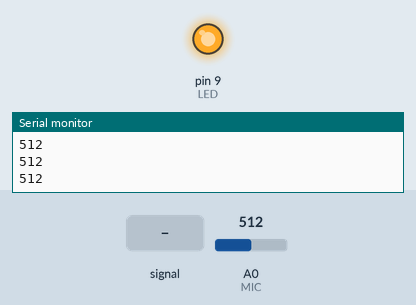
The sketch below on a simulated Arduino Uno, built with avr-gcc and run on an emulated ATmega328P. Shown: output pins drawn as LEDs (lit = HIGH), the last lines printed to the serial monitor. Inputs (shaded band) come from the test bench; at power-on: A0 (MIC) = 512.

Above: at 1.3 s.
1.4 s: A0 (MIC) fed a 1000 Hz sine of ±255 counts around its level
At 4.3 s:
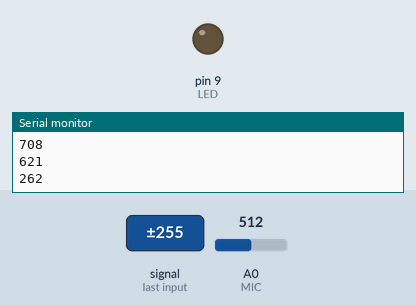
4.4 s: A0 (MIC) set to 308
6.0 s: A0 (MIC) set to 281
At 6.9 s:
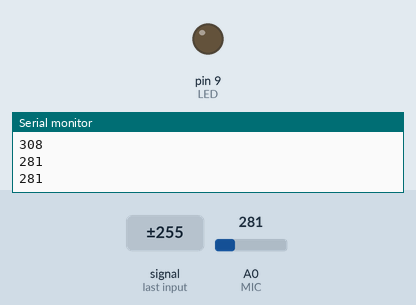
7.5 s: A0 (MIC) set to 306
At 8.0 s:
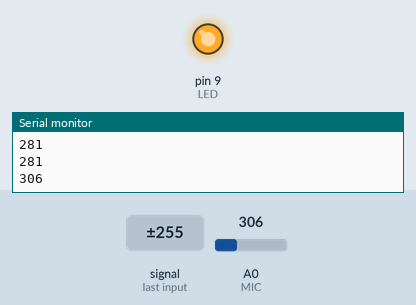
Timing chart, 0 to 10.0 s (numbered marks = the images above; inputs shaded):
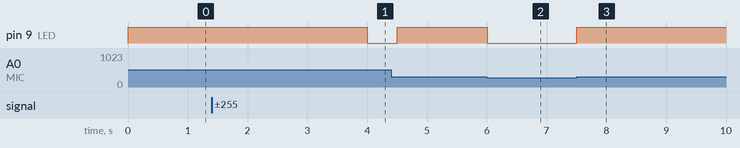

Measured:
- after the input at 1.4 s, pin 9 (LED): HIGH → LOW after 2.6 s
- after the input at 6.0 s, pin 9 (LED): HIGH → LOW at once
- after the input at 7.5 s, pin 9 (LED): LOW → HIGH at once

The sketch:

lesson_26.ino
```cpp
int MIC=A0;//定义声音传感器为模拟0 接口
int LED=9;//定义LED接口为数字9 接口
int val=0;//定义数字变量
 void setup()
{
  pinMode(LED,OUTPUT);//定义LED 为输出接口
 pinMode(MIC,INPUT);//定义声音传感器为输入接口
 Serial.begin(9600);//设定波特率为9600
 }
void loop()
{
  val=analogRead(MIC);//读取声音传感器的模拟值
  Serial.println(val);//输出模拟值，并将其打印出来
  if(val>=300)//当模拟值大于300 时LED亮起
  {
   digitalWrite(LED,HIGH);
   }else
   {
     digitalWrite(LED,LOW);
    }
   delay(500);
}
```
